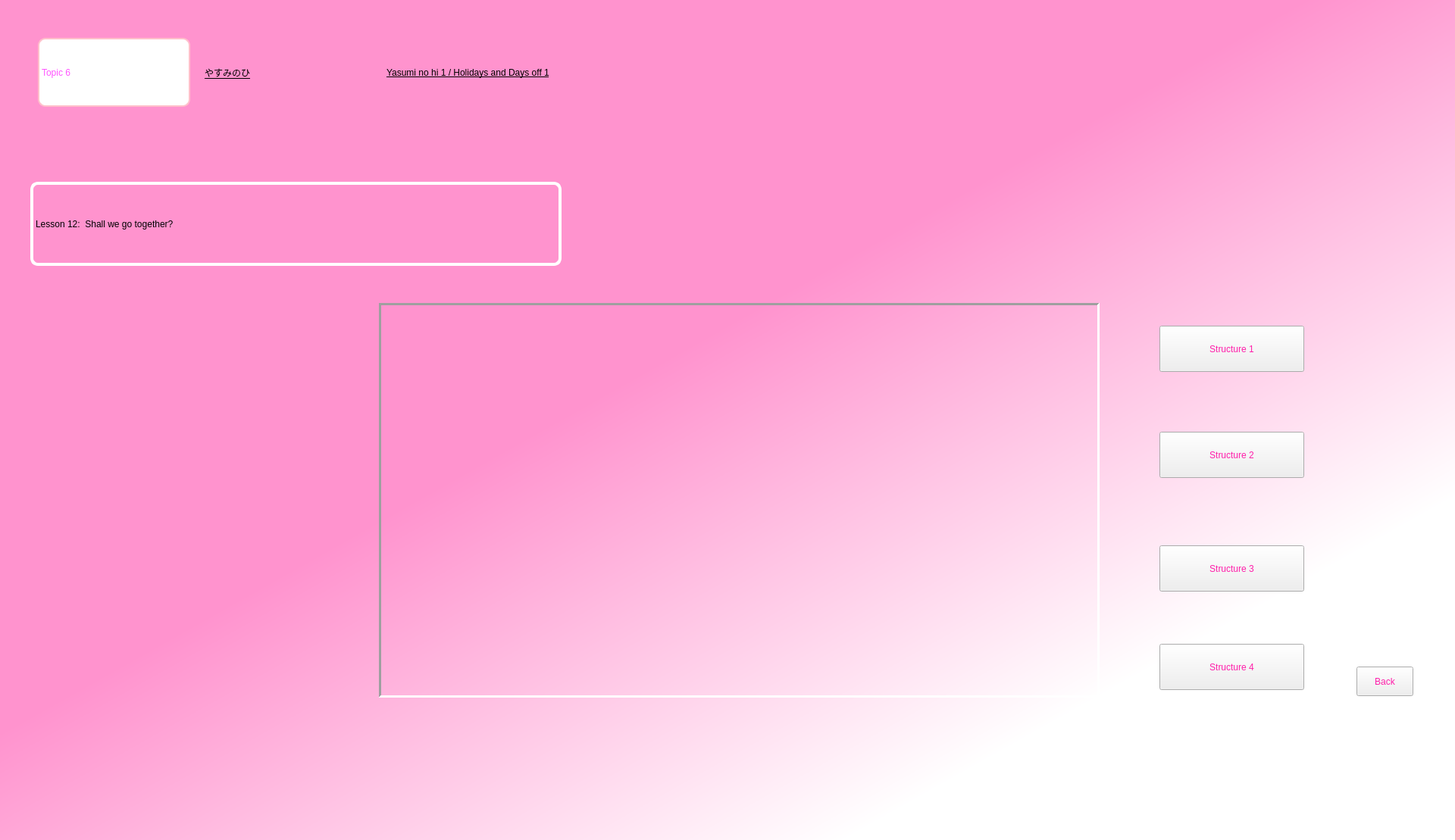
<?xml version="1.0" encoding="UTF-8"?>
<ui version="4.0">
 <class>MainWindow</class>
 <widget class="QMainWindow" name="MainWindow">
  <property name="geometry">
   <rect>
    <x>0</x>
    <y>0</y>
    <width>1920</width>
    <height>1109</height>
   </rect>
  </property>
  <property name="windowTitle">
   <string>page2tp6</string>
  </property>
  <widget class="QWidget" name="centralwidget">
   <widget class="QWidget" name="widget" native="true">
    <property name="geometry">
     <rect>
      <x>0</x>
      <y>0</y>
      <width>1921</width>
      <height>1111</height>
     </rect>
    </property>
    <property name="styleSheet">
     <string notr="true">QWidget#widget{
background-color: qlineargradient(spread:pad, x1:0.398091, y1:0.358, x2:0.806818, y2:0.778, stop:0.153409 rgba(255, 147, 206, 255), stop:1 rgba(255, 255, 255, 255));}</string>
    </property>
    <widget class="QLabel" name="label_1">
     <property name="geometry">
      <rect>
       <x>50</x>
       <y>50</y>
       <width>201</width>
       <height>91</height>
      </rect>
     </property>
     <property name="styleSheet">
      <string notr="true">background-color: rgb(255, 255, 255);
color: rgb(255, 85, 255);
font: 25pt &quot;MV Boli&quot;;
border-radius:10px;
border: 2px solid pink;
</string>
     </property>
     <property name="text">
      <string>Topic 6</string>
     </property>
    </widget>
    <widget class="QLabel" name="label_2">
     <property name="geometry">
      <rect>
       <x>270</x>
       <y>70</y>
       <width>161</width>
       <height>51</height>
      </rect>
     </property>
     <property name="styleSheet">
      <string notr="true">color: rgb(0, 0, 0);
text-decoration: underline;
font: 24pt &quot;MV Boli&quot;;
</string>
     </property>
     <property name="text">
      <string>やすみのひ</string>
     </property>
    </widget>
    <widget class="QLabel" name="label_3">
     <property name="geometry">
      <rect>
       <x>510</x>
       <y>60</y>
       <width>561</width>
       <height>71</height>
      </rect>
     </property>
     <property name="styleSheet">
      <string notr="true">font: 24pt &quot;MV Boli&quot;;
text-decoration: underline;
color: rgb(0, 0, 0);</string>
     </property>
     <property name="text">
      <string>Yasumi no hi 1 / Holidays and Days off 1</string>
     </property>
    </widget>
    <widget class="QLabel" name="label_4">
     <property name="geometry">
      <rect>
       <x>40</x>
       <y>240</y>
       <width>701</width>
       <height>111</height>
      </rect>
     </property>
     <property name="styleSheet">
      <string notr="true">font: 24pt &quot;MV Boli&quot;;
color: rgb(0, 0, 0);
border: 4px solid #ffffff;
border-radius: 10px;</string>
     </property>
     <property name="text">
      <string>Lesson 12:  Shall we go together?</string>
     </property>
    </widget>
    <widget class="QStackedWidget" name="stackedWidget">
     <property name="geometry">
      <rect>
       <x>500</x>
       <y>400</y>
       <width>951</width>
       <height>521</height>
      </rect>
     </property>
     <property name="styleSheet">
      <string notr="true"/>
     </property>
     <property name="frameShape">
      <enum>QFrame::Panel</enum>
     </property>
     <property name="frameShadow">
      <enum>QFrame::Sunken</enum>
     </property>
     <property name="lineWidth">
      <number>3</number>
     </property>
     <property name="currentIndex">
      <number>0</number>
     </property>
     <widget class="QWidget" name="page_1">
      <widget class="QLabel" name="label_5">
       <property name="geometry">
        <rect>
         <x>0</x>
         <y>0</y>
         <width>951</width>
         <height>521</height>
        </rect>
       </property>
       <property name="styleSheet">
        <string notr="true">
border-image: url(:/congthuc/topic6ls12a.jpg);</string>
       </property>
       <property name="text">
        <string/>
       </property>
      </widget>
     </widget>
     <widget class="QWidget" name="page_2">
      <widget class="QLabel" name="label_6">
       <property name="geometry">
        <rect>
         <x>-4</x>
         <y>-8</y>
         <width>951</width>
         <height>531</height>
        </rect>
       </property>
       <property name="styleSheet">
        <string notr="true">border-image: url(:/congthuc/topic6ls12b.jpg);</string>
       </property>
       <property name="text">
        <string/>
       </property>
      </widget>
     </widget>
     <widget class="QWidget" name="page_3">
      <widget class="QLabel" name="label_7">
       <property name="geometry">
        <rect>
         <x>0</x>
         <y>0</y>
         <width>941</width>
         <height>521</height>
        </rect>
       </property>
       <property name="styleSheet">
        <string notr="true">border-image: url(:/congthuc/topic6ls12c.jpg);</string>
       </property>
       <property name="text">
        <string/>
       </property>
      </widget>
     </widget>
     <widget class="QWidget" name="page_4">
      <widget class="QLabel" name="label_8">
       <property name="geometry">
        <rect>
         <x>0</x>
         <y>0</y>
         <width>951</width>
         <height>521</height>
        </rect>
       </property>
       <property name="styleSheet">
        <string notr="true">border-image: url(:/congthuc/topic6ls12d.jpg);</string>
       </property>
       <property name="text">
        <string/>
       </property>
      </widget>
     </widget>
    </widget>
    <widget class="QPushButton" name="Button_1">
     <property name="geometry">
      <rect>
       <x>1530</x>
       <y>430</y>
       <width>191</width>
       <height>61</height>
      </rect>
     </property>
     <property name="styleSheet">
      <string notr="true">color: rgb(255, 29, 169);

font: 18pt &quot;MV Boli&quot;;</string>
     </property>
     <property name="text">
      <string>Structure 1</string>
     </property>
    </widget>
    <widget class="QPushButton" name="Button_2">
     <property name="geometry">
      <rect>
       <x>1530</x>
       <y>570</y>
       <width>191</width>
       <height>61</height>
      </rect>
     </property>
     <property name="styleSheet">
      <string notr="true">font: 18pt &quot;MV Boli&quot;;
color: rgb(255, 29, 169);</string>
     </property>
     <property name="text">
      <string>Structure 2</string>
     </property>
    </widget>
    <widget class="QPushButton" name="Button_3">
     <property name="geometry">
      <rect>
       <x>1530</x>
       <y>720</y>
       <width>191</width>
       <height>61</height>
      </rect>
     </property>
     <property name="styleSheet">
      <string notr="true">font: 18pt &quot;MV Boli&quot;;
color: rgb(255, 29, 169);</string>
     </property>
     <property name="text">
      <string>Structure 3</string>
     </property>
    </widget>
    <widget class="QPushButton" name="Button_4">
     <property name="geometry">
      <rect>
       <x>1530</x>
       <y>850</y>
       <width>191</width>
       <height>61</height>
      </rect>
     </property>
     <property name="styleSheet">
      <string notr="true">color: rgb(255, 29, 169);
font: 18pt &quot;MV Boli&quot;;</string>
     </property>
     <property name="text">
      <string>Structure 4</string>
     </property>
    </widget>
    <widget class="QPushButton" name="back2">
     <property name="geometry">
      <rect>
       <x>1790</x>
       <y>880</y>
       <width>75</width>
       <height>39</height>
      </rect>
     </property>
     <property name="styleSheet">
      <string notr="true">color: rgb(255, 29, 169);

font: 18pt &quot;MV Boli&quot;;</string>
     </property>
     <property name="text">
      <string>Back</string>
     </property>
    </widget>
   </widget>
  </widget>
 </widget>
 <resources>
  <include location="topic6.qrc"/>
 </resources>
 <connections/>
</ui>
